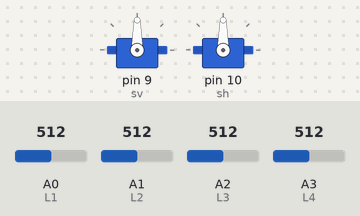
A sketch run on a simulated Arduino Uno, built with avr-gcc and run on an emulated ATmega328P. On the bench: 2 × servo. The test bench sets the inputs (shaded band); at power-on: A0 (L1) = 512, A1 (L2) = 512, A2 (L3) = 512, A3 (L4) = 512.

Above: at 1.2 s.
1.3 s: A0 (L1) set to 716
At 2.46 s:
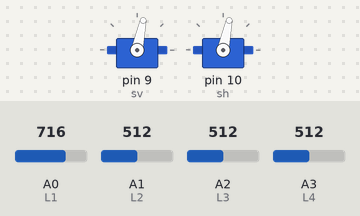
4.3 s: A1 (L2) set to 716
At 4.47 s:
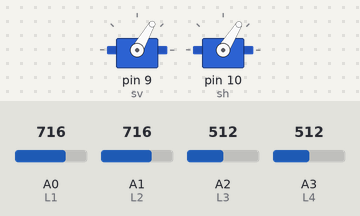
7.3 s: A2 (L3) set to 716
At 7.49 s:
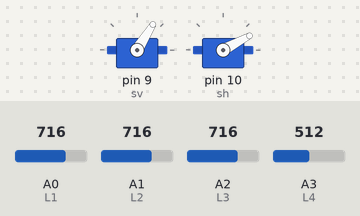
10.3 s: A1 (L2) set to 992
13.3 s: A1 (L2) set to 306
16.3 s: A3 (L4) set to 333
19.3 s: A3 (L4) set to 306
At 20.1 s:
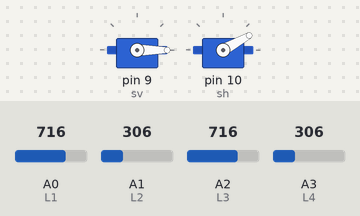
Timing chart, 0 to 21.8 s (numbered marks = the images above; inputs shaded):
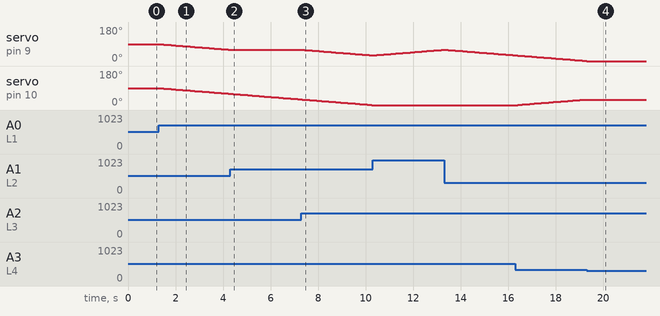

Measured:
- the behaviour switches between 322 and 321 on A3 (L4) (found by bisection; images 3 and 4)
- after the input at 1.3 s, servo on pin 9 (sv), servo on pin 10 (sh): moves from 90° to 60° over 2.9 s, starting at once
- after the input at 4.3 s, servo on pin 9 (sv): stays 60° (without the input it goes to 59° after 0.03 s)
- after the input at 7.3 s, servo on pin 9 (sv): moves from 60° to 30° over 2.9 s, starting at once
- after the input at 19.3 s, servo on pin 10 (sh): stays 29° (without the input it goes to 30° after 0.01 s)

The sketch:

Arduino_Sun_Tracker.ino
```cpp
#include<Servo.h>     // library for servo motor

Servo sv; // define Vertical servo
Servo sh; // define Horizontal servo
int start1 = 90; // initially starting from 90 degree
int start2 = 90;
int L1 = A0;  //for read data from LDR1
int L2 = A1;  //for read data from LDR2
int L3 = A2;  //for read data from LDR3
int L4 = A3;  //for read data from LDR4
int a = 15;

void setup()
{
  sv.attach(9); //connect vertical servo to digital pin 9 of arduino
  sh.attach(10);  //connect horizontal servo to pin 10 of arduino
  pinMode(L1, INPUT);  //define LDR as input
  pinMode(L2, INPUT);
  pinMode(L3, INPUT);
  pinMode(L4, INPUT);
  sv.write(start1); //it will start servo from 90 when we reset system
  sh.write(start2);
}
void loop()
{
  int LDR1 = analogRead(L1); //read value from LDR
  int LDR2 = analogRead(L2);
  int LDR3 = analogRead(L3);
  int LDR4 = analogRead(L4);
  int plus12 =(LDR1+LDR2);  //average of two top LDRs
  int plus24 =(LDR2+LDR4);	//average of two right LDRs
  int plus13 =(LDR1+LDR3);	//average of two left LDRs
  int plus34 =(LDR3+LDR4);	//average of two bottom LDRs
  int diff1= abs(plus12 - plus34);  // difference to take proper value
  int diff2= abs(plus34 - plus12);
  int diff3= abs(plus13 - plus24);
  int diff4= abs(plus24 - plus13);

  if((diff1 <= a) || (diff2 <= a))
 {
   //difference is less then 15 so do nothing
  }
else
{
    if(plus12 > plus34) //move vertical servo in lessthen 90 degree
    {
     start2= --start2;
    }
 if(plus12 < plus34)
    {
      start2 = ++start2;  //move vertical servo in greaterthen 90 degree
    }
  }
       if(plus13 > plus24 )
  {
    start1= --start1;   // move horizontal servo in lessthen 90 degree
  }
  if(plus13 < plus24)
  {
   start1= ++start1;  //move horizontal servo in greaterthen 90 degree
   }
   sv.write(start1);
  sh.write(start2);
   delay(100);
}
```
